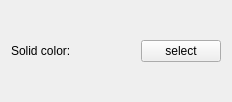
<?xml version="1.0" encoding="UTF-8"?>
<ui version="4.0">
 <class>MaterialComponentView</class>
 <widget class="QWidget" name="MaterialComponentView">
  <property name="geometry">
   <rect>
    <x>0</x>
    <y>0</y>
    <width>232</width>
    <height>102</height>
   </rect>
  </property>
  <property name="windowTitle">
   <string>MaterialComponentView</string>
  </property>
  <layout class="QGridLayout" name="gridLayout">
   <item row="0" column="1">
    <widget class="QLabel" name="color">
     <property name="text">
      <string/>
     </property>
    </widget>
   </item>
   <item row="0" column="0">
    <widget class="QLabel" name="label">
     <property name="text">
      <string>Solid color:</string>
     </property>
    </widget>
   </item>
   <item row="0" column="2">
    <widget class="QPushButton" name="select">
     <property name="text">
      <string>select</string>
     </property>
    </widget>
   </item>
  </layout>
 </widget>
 <resources/>
 <connections/>
</ui>
